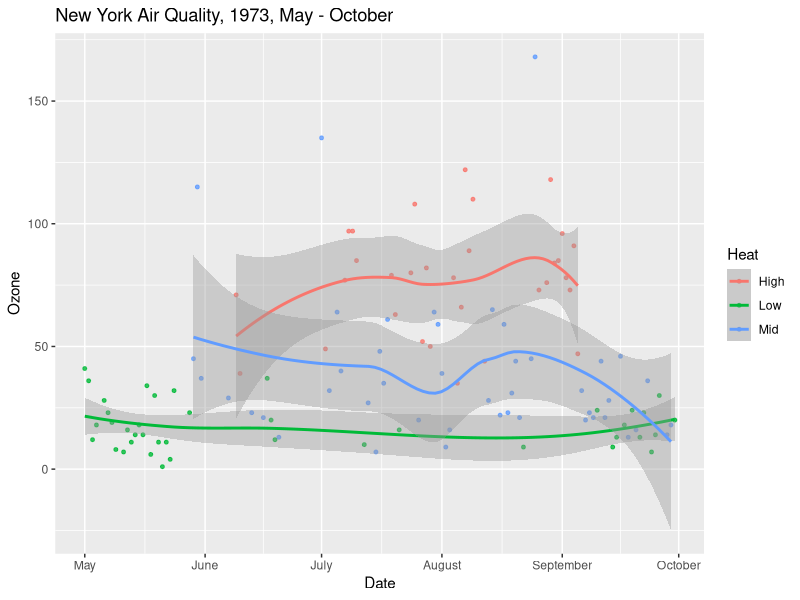

Write the R code that produced this figure.
library(ggplot2)
library(dplyr)
library(lubridate)
aqdata <- airquality
aqdata <- mutate(aqdata, unified_date = make_date(year = 1973, month = Month, day = Day))
aqdata <- mutate(aqdata, Heat = case_when(Temp >= 85 ~ "High", Temp < 75 ~ "Low", TRUE ~ "Mid"))
ggplot() +
  geom_point(size = 1, alpha = 0.8, data = aqdata, aes(y = Ozone, x = unified_date, colour = Heat)) +
  geom_smooth(data = aqdata, aes(y = Ozone, x = unified_date, colour = Heat, method = "lm")) +
  scale_x_date(date_breaks = "1 month", date_labels = "%B", expand = c(0.05, 0)) + labs(title = "New York Air Quality, 1973, May - October", y = "Ozone", x = "Date")
